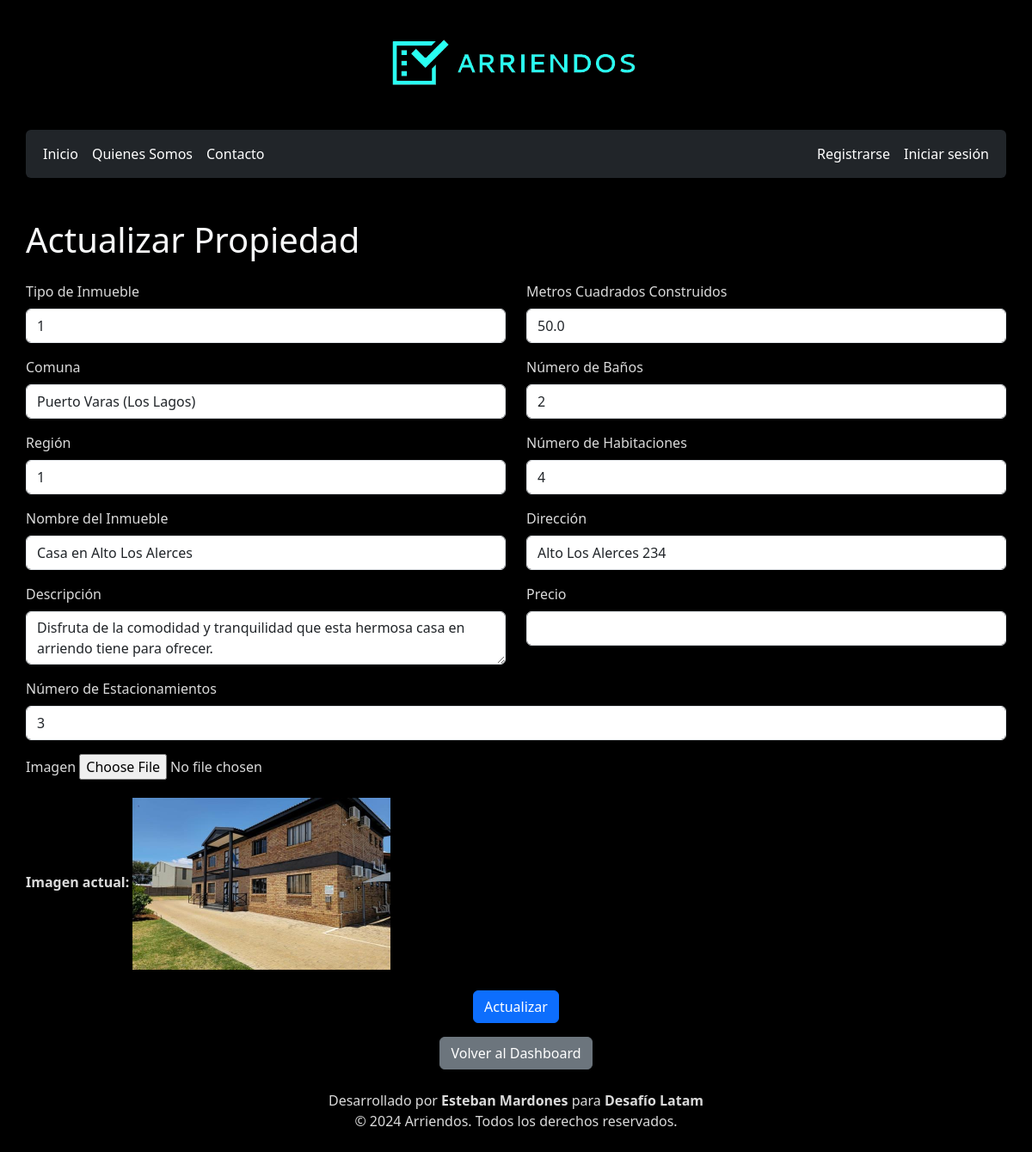
Page /inmueble/update/13/ on the committed database.
### gestion_inmuebles/models.py (models this page shows, shortened)
class Comuna(models.Model):
    comuna = models.CharField(max_length=100)
    region = models.ForeignKey(Region, on_delete=models.CASCADE)
    def __str__(self):
        return f"{self.comuna} ({self.region.region})"

class Region(models.Model):
    region = models.CharField(max_length=100)

class Inmueble(models.Model):
    propietario = models.ForeignKey(PerfilUsuario, on_delete=models.CASCADE, related_name='propiedades')
    tipo_inmueble = models.ForeignKey(TipoInmueble, on_delete=models.CASCADE)
    comuna = models.ForeignKey(Comuna, on_delete=models.CASCADE)
    region = models.ForeignKey(Region, on_delete=models.CASCADE)
    nombre_inmueble = models.CharField(max_length=100)
    descripcion = models.CharField(max_length=200)
    m2_construido = models.FloatField()
    numero_banos = models.IntegerField(default=0)
    numero_hab = models.IntegerField(default=0)
    direccion = models.CharField(max_length=200)
    numero_estacionam = models.IntegerField(default=0)
    fecha_publicacion = models.DateTimeField(auto_now_add=True)
    image = models.ImageField(upload_to='images/', null=True, blank=True)
    precio = models.IntegerField(default=0)

### gestion_inmuebles/views.py (the view)
# urls.py: path('inmueble/update/<int:inmueble_id>/', views.update_inmueble, name='update_inmueble'),
def update_inmueble(request, inmueble_id):
    inmueble = get_object_or_404(Inmueble, id=inmueble_id)
    if request.method == 'POST':
        form = UpdateInmuebleForm(request.POST, request.FILES, instance=inmueble)  # Ensure FILES is passed
        if form.is_valid():
            form.save()
            return redirect('homepage')  # Redirect to the detail page after save
    else:
        form = UpdateInmuebleForm(instance=inmueble)
    return render(request, 'update_inmueble.html', {'form': form, 'inmueble': inmueble})

### gestion_inmuebles/forms.py
class UpdateInmuebleForm(forms.ModelForm):
    class Meta:
        model = Inmueble
        fields = [
            'tipo_inmueble', 'comuna', 'region', 'nombre_inmueble',
            'descripcion', 'm2_construido', 'numero_banos',
            'numero_hab', 'direccion', 'numero_estacionam', 'image'
        ]
        widgets = {
            'comuna': forms.Select(attrs={'class': 'form-control'}),  # Ensures comuna is a dropdown
            'image': forms.ClearableFileInput(attrs={'class': 'form-control-file'}),  # Image input widget
        }

### gestion_inmuebles/templates/update_inmueble.html (shortened to what this page needs)
{% extends 'base.html' %}
{% block content %}
<div class="container mt-5">
    <h1 class="text-light mb-4">Actualizar Propiedad</h1>
    <form method="post" enctype="multipart/form-data">
        <div class="row">
            <div class="col-md-6">
                <div class="form-group mb-3">
                    <label for="{{ form.tipo_inmueble.id_for_label }}" class="form-label">Tipo de Inmueble</label>
                    <input type="text" name="{{ form.tipo_inmueble.name }}" class="form-control" id="{{ form.tipo_inmueble.id_for_label }}" value="{{ form.tipo_inmueble.value }}" />
                </div>
                <div class="form-group mb-3">
                    <label for="{{ form.comuna.id_for_label }}" class="form-label">Comuna</label>
                    <select name="{{ form.comuna.name }}" class="form-control" id="{{ form.comuna.id_for_label }}">
                        {% for choice in form.comuna.field.choices %}
                            <option value="{{ choice.0 }}" {% if form.comuna.value == choice.0 %}selected{% endif %}>{{ choice.1 }}</option>
                        {% endfor %}
                    </select>
                </div>
                <div class="form-group mb-3">
                    <label for="{{ form.region.id_for_label }}" class="form-label">Región</label>
                    <input type="text" name="{{ form.region.name }}" class="form-control" id="{{ form.region.id_for_label }}" value="{{ form.region.value }}" />
                </div>
                <div class="form-group mb-3">
                    <label for="{{ form.nombre_inmueble.id_for_label }}" class="form-label">Nombre del Inmueble</label>
                    <input type="text" name="{{ form.nombre_inmueble.name }}" class="form-control" id="{{ form.nombre_inmueble.id_for_label }}" value="{{ form.nombre_inmueble.value }}" />
                </div>
                <div class="form-group mb-3">
                    <label for="{{ form.descripcion.id_for_label }}" class="form-label">Descripción</label>
                    <textarea name="{{ form.descripcion.name }}" class="form-control" id="{{ form.descripcion.id_for_label }}">{{ form.descripcion.value }}</textarea>
                </div>
            </div>
            <div class="col-md-6">
                <div class="form-group mb-3">
                    <label for="{{ form.m2_construido.id_for_label }}" class="form-label">Metros Cuadrados Construidos</label>
                    <input type="text" name="{{ form.m2_construido.name }}" class="form-control" id="{{ form.m2_construido.id_for_label }}" value="{{ form.m2_construido.value }}" />
                </div>
                <div class="form-group mb-3">
                    <label for="{{ form.numero_banos.id_for_label }}" class="form-label">Número de Baños</label>
                    <input type="text" name="{{ form.numero_banos.name }}" class="form-control" id="{{ form.numero_banos.id_for_label }}" value="{{ form.numero_banos.value }}" />
                </div>
                <div class="form-group mb-3">
                    <label for="{{ form.numero_hab.id_for_label }}" class="form-label">Número de Habitaciones</label>
                    <input type="text" name="{{ form.numero_hab.name }}" class="form-control" id="{{ form.numero_hab.id_for_label }}" value="{{ form.numero_hab.value }}" />
                </div>
                <div class="form-group mb-3">
                    <label for="{{ form.direccion.id_for_label }}" class="form-label">Dirección</label>
                    <input type="text" name="{{ form.direccion.name }}" class="form-control" id="{{ form.direccion.id_for_label }}" value="{{ form.direccion.value }}" />
                </div>
                <div class="form-group mb-3">
                    <label for="{{ form.precio.id_for_label }}" class="form-label">Precio</label>
                    <input type="text" name="{{ form.precio.name }}" class="form-control" id="{{ form.precio.id_for_label }}" value="{{ form.precio.value }}" />
                </div>
            </div>
        </div>
        <div class="form-group mb-3">
            <label for="{{ form.numero_estacionam.id_for_label }}" class="form-label">Número de Estacionamientos</label>
            <input type="text" name="{{ form.numero_estacionam.name }}" class="form-control" id="{{ form.numero_estacionam.id_for_label }}" value="{{ form.numero_estacionam.value }}" />
        </div>
    </div>
        <div class="form-group mb-3">
            <label for="{{ form.image.id_for_label }}" class="form-label">Imagen</label>
            <input type="file" name="{{ form.image.name }}" class="form-control-file" id="{{ form.image.id_for_label }}" />
            {% if inmueble.image %}
                <div class="mt-3">
                    <strong>Imagen actual:</strong>
                    <img src="{{ inmueble.image.url }}" alt="Imagen actual del inmueble" class="img-fluid" style="max-width: 300px; max-height: 200px;">
                </div>
            {% endif %}
        </div>
        <div class="form-group text-center mt-4">
            <button type="submit" class="btn btn-primary">Actualizar</button>
        </div>
    <div class="text-center mt-3">
        <a href="{% url 'dashboard' %}" class="btn btn-secondary">Volver al Dashboard</a>
    </div>
{% endblock %}

### static/css/styles.css (style rules this page uses)
.container { padding-left: 0 !important; padding-right: 0 !important; }
.custom-body { background-color: #000000 !important; color: rgb(218, 218, 218) !important; }
textarea.form-control { min-height: 120px; height: auto; resize: vertical; }
.form-control { width: 100%; height: 40px; resize: none; padding: 10px; }
.form-control { padding: 10px; }

### rows in the picture
Comuna: comuna "Puerto Varas (Los Lagos)"
Inmueble: nombre_inmueble "Casa en Alto Los Alerces", descripcion "Disfruta de la comodidad y tranquilidad que esta hermosa casa en arriendo tiene para ofrecer.", m2_construido "50.0", direccion "Alto Los Alerces 234", image (picture)
